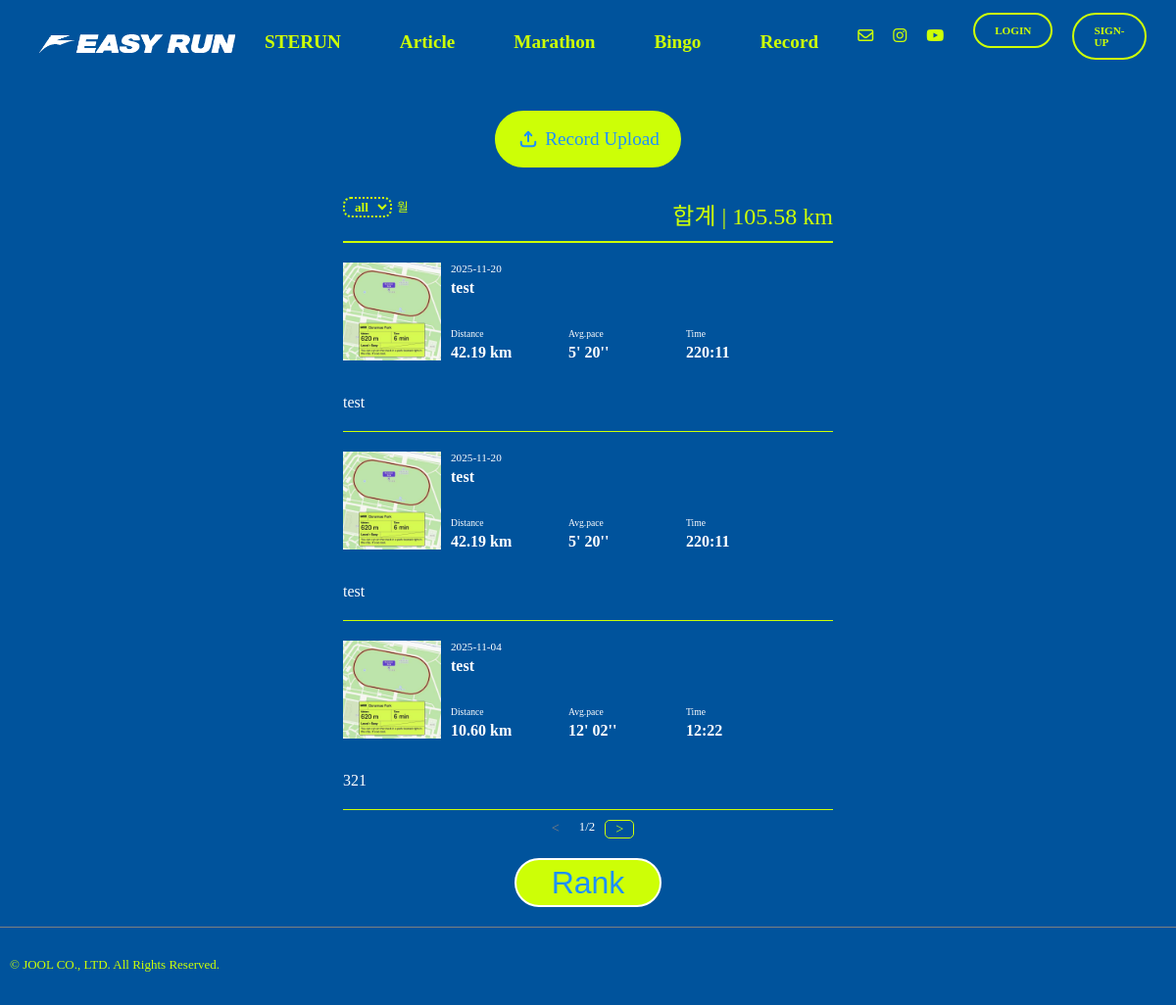
The page /runres/recordview/1/ on the database as committed earlier.
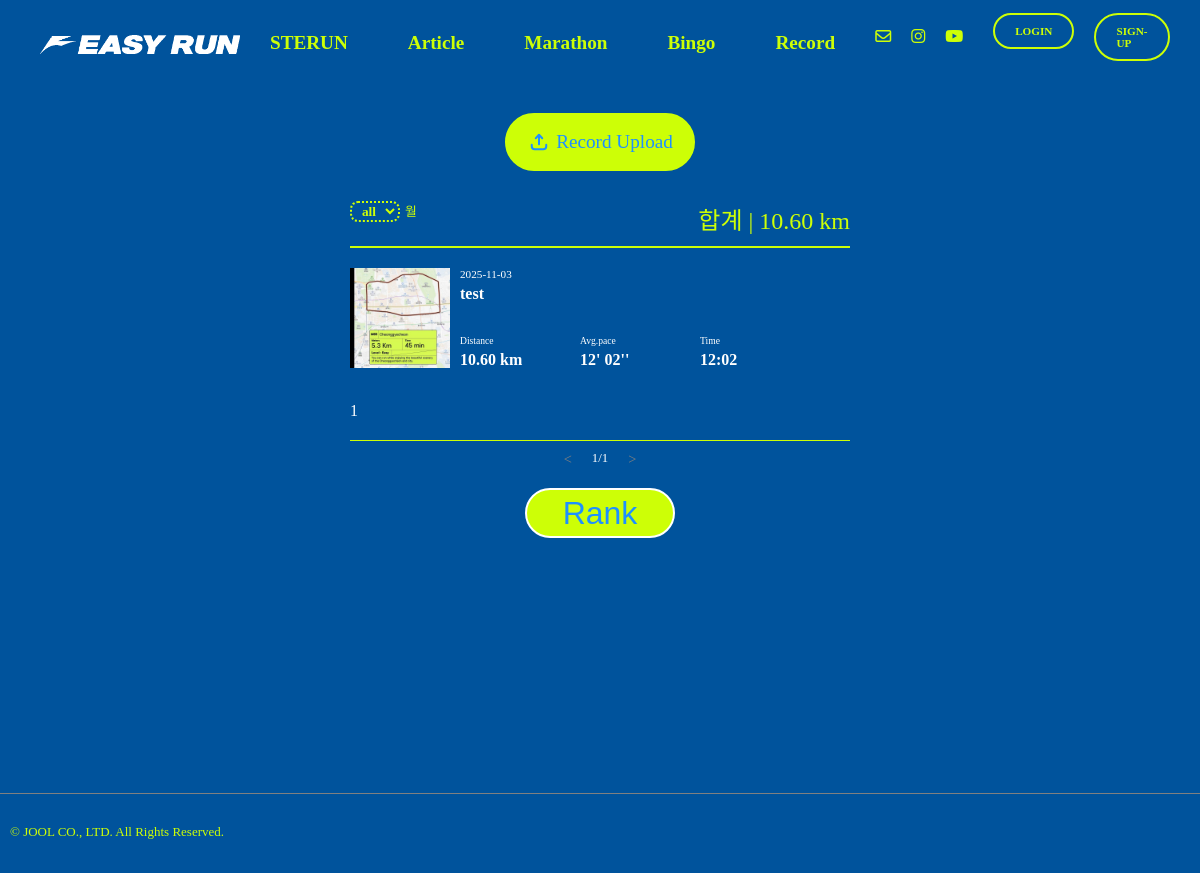
The same page on the database as committed later.
### record/models.py (models this page shows, shortened)
class Record(models.Model):
    record_id = models.AutoField(primary_key=True)
    title = models.CharField(max_length=50)
    user = models.ForeignKey(settings.AUTH_USER_MODEL,on_delete=models.CASCADE)
    record_date = models.DateField(blank=True, null=True)
    image = ResizedImageField(size=[500,500], upload_to="record", blank=False)
    distance = models.DecimalField(max_digits=6, decimal_places=2, blank=False, null=False)
    pace_m = models.IntegerField(null=True, blank=True)
    pace_s = models.IntegerField(null=True, blank=True)
    time_h = models.IntegerField(null=True, blank=True)
    time_m = models.IntegerField(null=True, blank=True)
    time_s = models.IntegerField(null=True, blank=True)
    desc = models.TextField(blank=True)
    confirmed = models.BooleanField(default=False)

### record/views.py (the view, shortened to what this page needs)
# urls.py: path('recordview/<str:pk>/', views.recordview, name='recordview'),
def recordview(request,pk):
    month = request.GET.get('month')
    if month =="0" or month == None:
        month = "0"
        record_list = Record.objects.filter(user=pk).order_by('-record_date')
        distance_sum = Record.objects.filter(confirmed=True).filter(user=pk).aggregate(Sum('distance'))
        distance_sum_not = Record.objects.filter(user=pk).aggregate(Sum('distance'))
    page = int(request.GET.get('p', 1)) #없으면 1로 지정
    paginator = Paginator(record_list, 3) #한 페이지 당 몇개 씩 보여줄 지 지정
    record_list = paginator.get_page(page)
    return render(request,"run_record.html", {"context":record_list, "distance_sum":distance_sum, "month": month, "distance_sum_not":distance_sum_not})

### templates/run_record.html (shortened to what this page needs)
{% extends "base.html" %}
{% load static %}
{% block content %}
  <div class="main-view">
    <div class="record-top-space"></div>
    <div class="btn-container">
      <a href="{% url 'runres:runres' %}">
        <div class="upload-btn">
          <svg xmlns="http://www.w3.org/2000/svg" fill="none" height="24" viewbox="0 0 24 24" width="24">
            <g stroke-linecap="round" stroke-linejoin="round" stroke-width="2">
              <path d="m4.75 14.75v1.5c0 1.6569 1.34315 3 3 3h8.5c1.6569 0 3-1.3431 3-3v-1.5"/>
              <path d="m12 14.25v-9.25"/>
              <path d="m8.75 8.25 3.25-3.5 3.25 3.5"/>
            </g>
          </svg>
          <div class="upload-txt">Record Upload</div>
        </div>
      </a>
    </div>
    <div class="search-sum">
      <div class="filter-line">
        <div>
          <form action="{% url 'runres:recordview' user.pk %}" method="get" id="month-filter">
            <select name="month" class="month-filter">
              <option value="0">all</option>
            </select>
          </form>
        </div>
        <div class="month-filter-txt">월</div>
      </div>
      <div class="distance-sum">합계
        |
        {{ distance_sum_not.distance__sum | floatformat:2 }}
        km</div>
    </div>
    {% for data in context %}
      <div class="record-list-container">
        <a href="{% url 'runres:recordUpdateView' user.pk data.record_id %}">
          <div class="main-info-1 fade-in-up-short">
            <div class="record-img">
              <img src="/media/{{ data.image }}" alt="logo-top" height="100px" width="100px">
            </div>
            <div class="title-date">
              <div class="record-date">{{ data.record_date | date:"Y-m-d" }}</div>
              <div class="record-title">{{ data.title }}</div>
              <div class="record-3">
                <div class="record-part-box">
                  <div class="distance-txt">Distance</div>
                  <div class="record-distance">{{ data.distance }}
                    km</div>
                </div>
                <div class="record-part-box">
                  <div class="distance-txt">Avg.pace</div>
                  {% if data.pace_s < 10 %}
                    <div class="record-pace">{{ data.pace_m }}' 0{{ data.pace_s }}''</div>
                  {% else %}
                    <div class="record-pace">{{ data.pace_m }}'
                      {{ data.pace_s }}''</div>
                  {% endif %}
                </div>
                <div class="record-part-box">
                  <div class="distance-txt">Time</div>
                  {% if data.time_s < 10 %}
                    <div class="record-time">{{ data.time_m }}:0{{ data.time_s }}</div>
                  {% else %}
                    <div class="record-time">{{ data.time_m }}:{{ data.time_s }}</div>
                  {% endif %}
                </div>
              </div>
            </div>
          </div>
        </a>
        <div class="record-desc fade-in-up-short2">{{ data.desc }}</div>
      </div>
    {% endfor %}
    <div class="pagenation-container">
      {% if context.has_previous %}
        <a class="page-link" href="?month={{ month }}&p={{ context.previous_page_number }}">
          <div class="page-item">< </div>
        </a>
      {% else %}
        <a class="page-link" href="#">
          <div class="page-item disabled">< </div>
        </a>
      {% endif %}
      <div class="page-num">
        {{ context.number }}/{{ context.paginator.num_pages }}
      </div>
      {% if context.has_next %}
        <a class="page-link" href="?month={{ month }}&p={{ context.next_page_number }}">
          <div class="page-item">></div>
        </a>
      {% else %}
        <a class="page-link" href="#">
          <div class="page-item disabled">></div>
        </a>
      {% endif %}
    </div>
    <a href="{% url "runres:recordRank" %}">
      <div class="btn-control">
        <button class="submit-btn">Rank</button>
      </div>
    </a>
  </div>
{% endblock content %}

Rows that differ between the two databases and show on the page:
removed Record: image (picture), record_date "2025-11-20", title "test", distance "42.19", pace_m "5", pace_s "20", time_m "220", time_s "11", desc "test"
removed Record: image (picture), record_date "2025-11-20", title "test", distance "42.19", pace_m "5", pace_s "20", time_m "220", time_s "11", desc "test"
removed Record: image (picture), record_date "2025-11-04", title "test", distance "10.60", pace_m "12", pace_s "2", time_m "12", time_s "22", desc "321"
now on this page (row unchanged): Record: image (picture), record_date "2025-11-03", title "test", distance "10.60", pace_m "12", pace_s "2", time_m "12", time_s "2", desc "1"
Other text that changed with them:
{{ distance_sum_not.distance__sum | floatformat:2 }}: "105.58" → "10.60"
{{ context.paginator.num_pages }}: "2" → "1"
